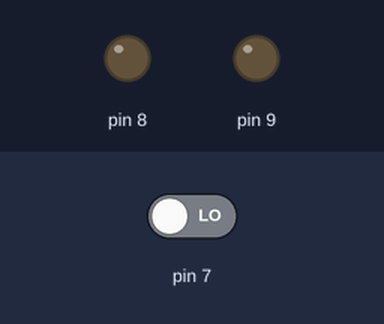
Recording of a sketch running on a simulated Arduino Uno, built with avr-gcc and run on an emulated ATmega328P. On the bench: output pins drawn as LEDs (lit = HIGH). Inputs (shaded band) come from the test bench; at power-on: pin 7 LOW.

Above: at 1.2 s.
1.3 s: pin 7 driven HIGH
At 2.5 s:
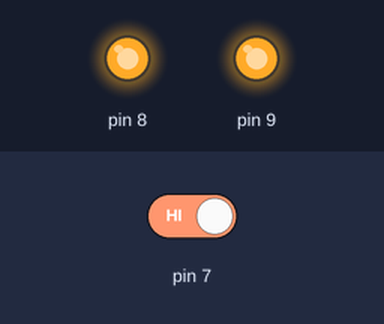
2.8 s: pin 7 driven LOW
At 3.7 s:
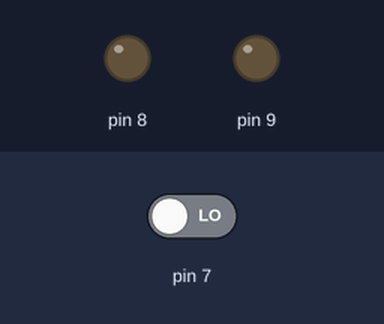
Timing chart, 0 to 5.8 s (numbered marks = the images above; inputs shaded):
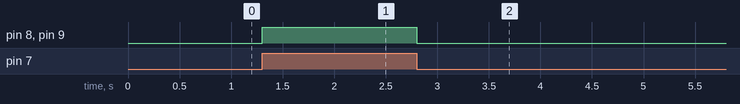

The sketch:

aula-1.ino
```cpp
void setup() {
  pinMode(8,OUTPUT);
  pinMode(9,OUTPUT);
  pinMode(7,INPUT);
}

void loop() {

  digitalWrite(8,digitalRead(7));
  digitalWrite(9,digitalRead(7));

}
```

Measured:
- after the input at 1.3 s, pin 8, pin 9: LOW → HIGH at once
- after the input at 2.8 s, pin 8, pin 9: HIGH → LOW at once
